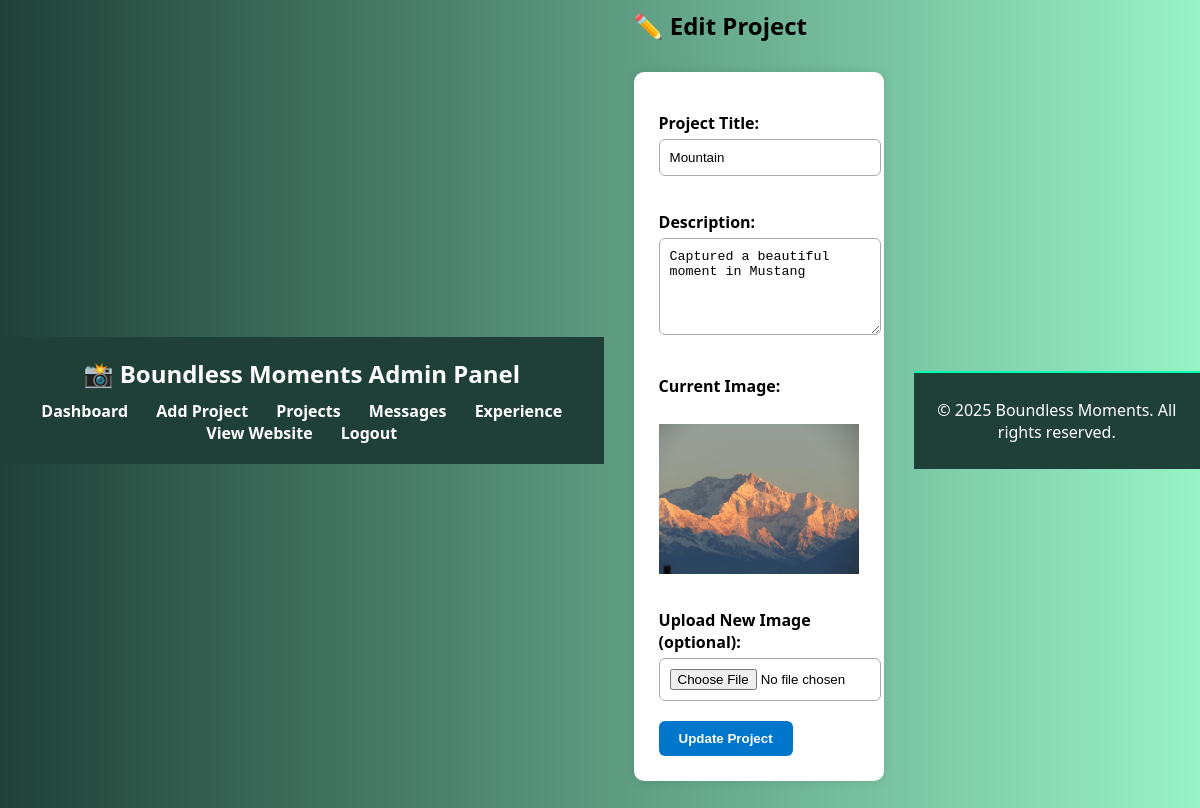
The page /admin/edit_project.php?id=2 (signed in) on the database its author committed.
### tables this page shows
CREATE TABLE `portfolio_items` (
  `id` int(11) NOT NULL,
  `title` varchar(100) NOT NULL,
  `description` text NOT NULL,
  `image` varchar(255) NOT NULL,
  `created_at` timestamp NOT NULL DEFAULT current_timestamp()
);

### admin/edit_project.php (the view, shortened to what this page needs)
<?php
require_once '../includes/db.php';
include '../includes/admin_header.php';
$id = intval($_GET['id']);
$stmt = $conn->prepare("SELECT * FROM portfolio_items WHERE id = ?");
$stmt->bind_param("i", $id);
$stmt->execute();
$result = $stmt->get_result();
$project = $result->fetch_assoc();
?>
<h2>✏️ Edit Project</h2>
<div class="form-container">
    <form method="POST" action="" enctype="multipart/form-data">
        <label>Project Title:</label>
        <input type="text" name="title" value="<?php echo htmlspecialchars($project['title']); ?>" required>
        <label>Description:</label>
        <textarea name="description" rows="5" required><?php echo htmlspecialchars($project['description']); ?></textarea>
        <label>Current Image:</label><br>
        <img src="../uploads/<?php echo $project['image']; ?>" width="200" style="margin-bottom: 15px;"><br>
        <label>Upload New Image (optional):</label>
        <input type="file" name="image" accept="image/*"><br>
        <button type="submit">Update Project</button>
    </form>
</div>
<?php include '../includes/footer.php'; ?>

### admin/admin.css (style rules this page uses)
body { background: linear-gradient(to right, #1f4037, #99f2c8); font-family: 'Segoe UI', sans-serif; margin: 0; padding: 0; display: flex; align-items: center; justify-content: center; height: 100vh; }
.form-container { background: #fff; max-width: 600px; margin: 30px auto; padding: 25px; border-radius: 10px; box-shadow: 0 0 12px rgba(0,0,0,0.1); }
.form-container label { font-weight: bold; display: block; margin-top: 15px; margin-bottom: 5px; }
.form-container input[type="text"], .form-container textarea, .form-container input[type="file"] { width: 100%; padding: 10px; border: 1px solid #aaa; border-radius: 6px; margin-bottom: 20px; }
.form-container button { background-color: #0077cc; color: white; padding: 10px 20px; border: none; border-radius: 6px; cursor: pointer; font-weight: bold; transition: all 0.3s ease; }

### rows shown on the page
portfolio_items: title "Mountain", description "Captured a beautiful moment in Mustang", image (picture)
